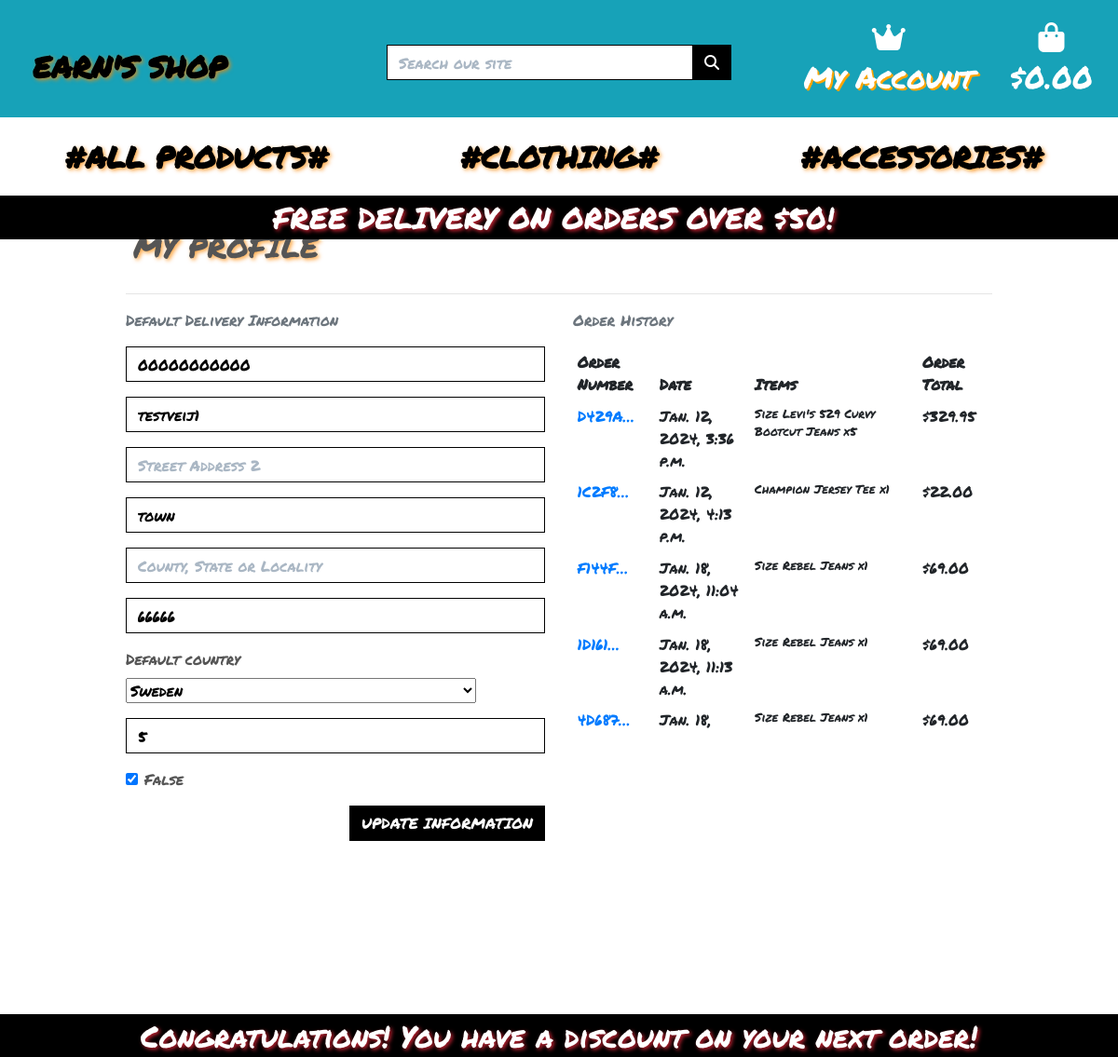
Before: /profile/ (signed in) with the older database file.
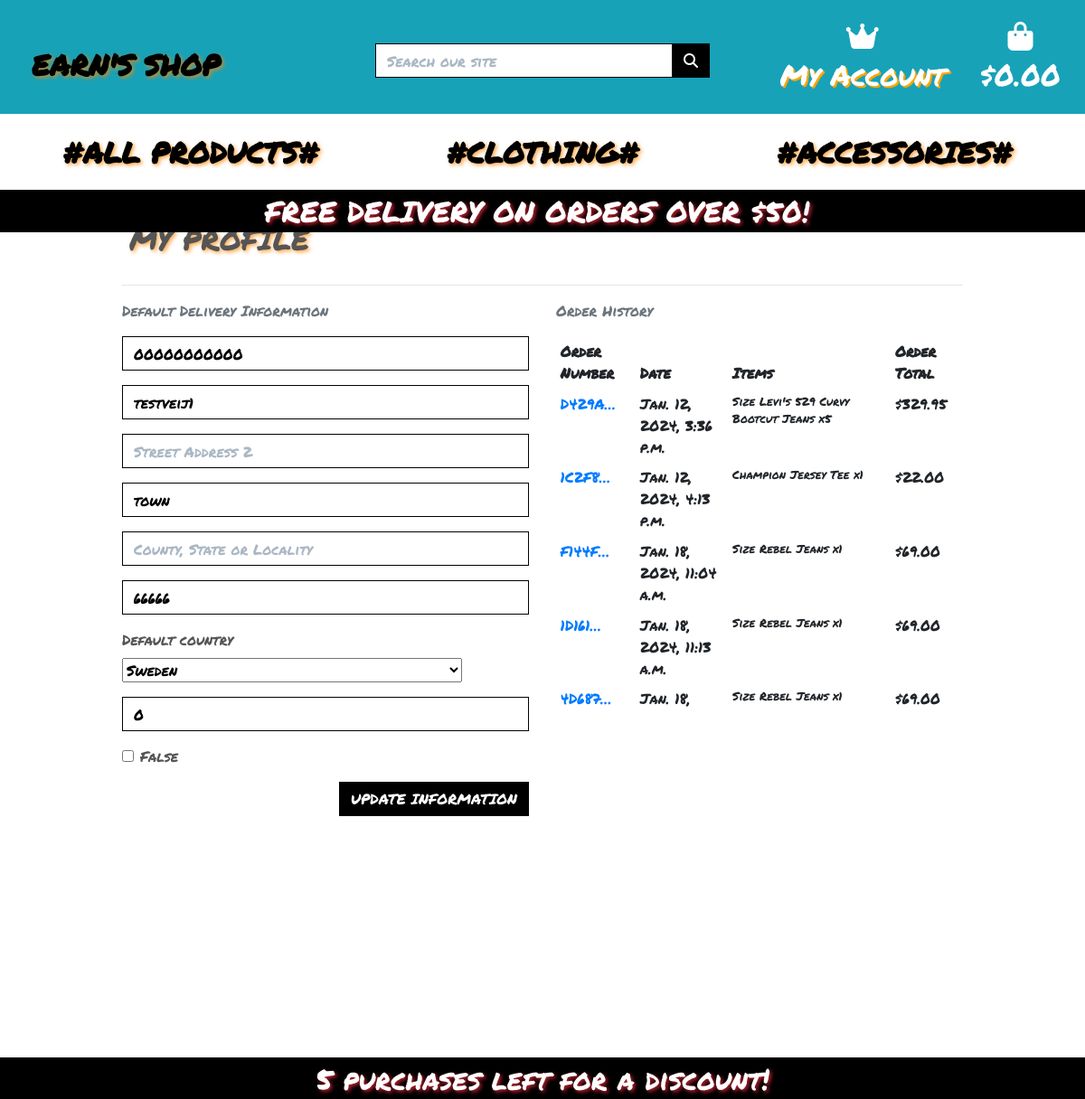
After: the same page with the newer database file.
### profiles/models.py (models this page shows, shortened)
class UserProfile(models.Model):
    user = models.OneToOneField(User, on_delete=models.CASCADE)
    default_phone_number = models.CharField(max_length=20, null=True, blank=True)
    default_street_address1 = models.CharField(max_length=80, null=True, blank=True)
    default_street_address2 = models.CharField(max_length=80, null=True, blank=True)
    default_town_or_city = models.CharField(max_length=40, null=True, blank=True)
    default_county = models.CharField(max_length=80, null=True, blank=True)
    default_postcode = models.CharField(max_length=20, null=True, blank=True)
    default_country = CountryField(blank_label='Country', null=True, blank=True)
    loyalty_purchase_count = models.IntegerField(default=0)
    is_eligible_for_discount = models.BooleanField(default=False)

### checkout/models.py (models this page shows, shortened)
class Order(models.Model):
    order_number = models.CharField(max_length=32, null=False, editable=False)
    user_profile = models.ForeignKey(UserProfile, on_delete=models.SET_NULL,
                                     null=True, blank=True, related_name='orders')
    full_name = models.CharField(max_length=50, null=False, blank=False)
    email = models.EmailField(max_length=254, null=False, blank=False)
    phone_number = models.CharField(max_length=20, null=False, blank=False)
    country = CountryField(blank_label='Country *', null=False, blank=False)
    postcode = models.CharField(max_length=20, null=True, blank=True)
    town_or_city = models.CharField(max_length=40, null=False, blank=False)
    street_address1 = models.CharField(max_length=80, null=False, blank=False)
    street_address2 = models.CharField(max_length=80, null=True, blank=True)
    county = models.CharField(max_length=80, null=True, blank=True)
    date = models.DateTimeField(auto_now_add=True)
    delivery_cost = models.DecimalField(max_digits=6, decimal_places=2, null=False, default=0)
    order_total = models.DecimalField(max_digits=10, decimal_places=2, null=False, default=0)
    grand_total = models.DecimalField(max_digits=10, decimal_places=2, null=False, default=0)
    original_bag = models.TextField(null=False, blank=False, default='')
    stripe_pid = models.CharField(max_length=254, null=False, blank=False, default='')

class OrderLineItem(models.Model):
    order = models.ForeignKey(Order, null=False, blank=False, on_delete=models.CASCADE, related_name='lineitems')
    product = models.ForeignKey(Product, null=False, blank=False, on_delete=models.CASCADE)
    product_size = models.CharField(max_length=2, null=True, blank=True) # XS, S, M, L, XL
    quantity = models.IntegerField(null=False, blank=False, default=0)
    lineitem_total = models.DecimalField(max_digits=6, decimal_places=2, null=False, blank=False, editable=False)

### products/models.py (models this page shows, shortened)
class Product(models.Model):
    category = models.ForeignKey('Category', null=True, blank=True, on_delete=models.SET_NULL)
    sku = models.CharField(max_length=254, null=True, blank=True)
    name = models.CharField(max_length=254)
    description = models.TextField()
    has_sizes = models.BooleanField(default=True, null=True, blank=True)
    price = models.DecimalField(max_digits=6, decimal_places=2)
    rating = models.DecimalField(max_digits=6, decimal_places=2, null=True, blank=True)
    image_url = models.URLField(max_length=1024, null=True, blank=True)
    image = models.ImageField(null=True, blank=True)

### profiles/views.py (the view)
# urls.py: path('profile/', include('profiles.urls')),
@login_required
def profile(request):
    profile = get_object_or_404(UserProfile, user=request.user)
    if request.method == 'POST':
        form = UserProfileForm(request.POST, instance=profile)
        if form.is_valid():
            form.save()
            messages.success(request, 'Profile updated successfully')
        else:
            messages.error(request, 'Update failed. Please ensure the form is valid.')
    else:
        form = UserProfileForm(instance=profile)
    orders = profile.orders.all()
    template = 'profiles/profile.html'
    context = {
        'form': form,
        'orders': orders,
        'on_profile_page': True
    }
    return render(request, template, context)

### profiles/templates/profiles/profile.html (shortened to what this page needs)
{% extends "base.html" %}
{% load static %}
{% block extra_css %}
    <link rel="stylesheet" href="{% static 'profiles/css/profile.css' %}">
{% endblock %}
{% block page_header %}
    <div class="container header-container">
    </div>
{% endblock %}
{% block content %}
    <div class="overlay"></div>
    <div class="container">
        <div class="row">
            <div class="col">
                <h2 class="logo-font mb-4">My Profile</h2>
                <hr>
            </div>
        </div>
        <div class="row">
            <div class="col-12 col-lg-6">
                <p class="text-muted">Default Delivery Information</p>
                <form class="mt-3" action="{% url 'profile' %}" method="POST" id="profile-update-form">
                    {{ form|crispy }}
                    <button class="btn btn-black rounded-0 text-uppercase float-right">Update Information</button>
                </form>
            </div>
            <div class="col-12 col-lg-6">
                <p class="text-muted">Order History</p>
                <div class="order-history table-responsive">
                    <table class="table table-sm table-borderless">
                        <thead>
                            <tr>
                                <th>Order Number</th>
                                <th>Date</th>
                                <th>Items</th>
                                <th>Order Total</th>
                            </tr>
                        </thead>
                        <tbody>
                            {% for order in orders %}
                                <tr>
                                    <td>
                                        <a href="{% url 'order_history' order.order_number %}"
                                        title="{{ order.order_number }}">
                                            {{ order.order_number|truncatechars:6 }}
                                        </a>
                                    </td>
                                    <td>{{ order.date }}</td>
                                    <td>
                                        <ul class="list-unstyled">
                                            {% for item in order.lineitems.all %}
                                                <li class="small">
                                                    {% if item.product.has_sizes %}
                                                        Size {{ item.product.size|upper }}
                                                    {% endif %}{{ item.product.name }} x{{ item.quantity }}
                                                </li>
                                            {% endfor %}
                                        </ul>
                                    </td>
                                    <td>${{ order.grand_total }}</td>
                                </tr>
                            {% endfor %}
                        </tbody>
                    </table>
                </div>
            </div>
        </div>
{% endblock %}

### templates/base.html (shortened to what this page needs)
{% load static %}
<!doctype html>
<html lang="en">
<head>
    {% block corecss %}
        <link rel="stylesheet" href="https://stackpath.bootstrapcdn.com/bootstrap/4.4.1/css/bootstrap.min.css">
        <link rel="stylesheet" href="{% static 'css/base.css' %}">
    {% endblock %}
    {% block extra_css %}
    {% endblock %}
</head>
<body style="font-family: 'Permanent marker'; background: url('/media/backgroundpic5.png') no-repeat center center fixed; background-size: cover; color: #555;">
<header class="container-fluid fixed-top">
    <div id="topnav" class="row bg-info pt-lg-2 d-lg-flex">
        <div class="col-12 col-md-4 my-auto text-center">
            <a href="{% url 'home' %}" class="nav-link main-logo-link">
                <h2 class="logo-font text-black my-0" style="font-family: 'Permanent Marker', cursive;"><strong>Earn's Shop</strong></h2>
            </a>
        </div>
        <div class="col-12 col-md-4 my-auto py-lg-0">
            <form method="GET" action="{% url 'products' %}">
                <div class="input-group w-100">
                    <input class="form-control border border-black rounded-0" type="text" name="q" placeholder="Search our site">
                    <div class="input-group-append">
                        <button class="form-control btn btn-black border border-black rounded-0" type="submit">
                            <span class="icon">
                                <i class="fas fa-search"></i>
                            </span>
                        </button>
                    </div>
                </div>
            </form>
        </div>
        <div class="col-12 col-md-4 my-auto py-lg-0 d-none d-lg-block">
            <ul class="list-inline list-unstyled text-center text-lg-right my-0">
                <li class="list-inline-item dropdown">
                    <a class="text-white nav-link" href="#" id="user-options" data-toggle="dropdown" aria-haspopup="true" aria-expanded="false">
                        <div class="text-center">
                            {% if request.user.is_authenticated %}
                                <div><i class="fas fa-crown fa-lg logged-in-icon"></i></div>
                                <p class="my-0 logged-in-text">My Account</p>
                            {% else %}
                                <div><i class="fas fa-user-circle fa-lg logged-out-icon"></i></div>
                                <p class="my-0">Login</p>
                            {% endif %}
                        </div>
                    </a>
                </li>
                <li class="list-inline-item">
                    <a class="{% if grand_total %}{% endif %} nav-link" href="{% url 'view_bag' %}">
                        <div class="text-center text-white">
                            <div><i class="fas fa-shopping-bag fa-lg text-white"></i></div>
                            <p class="my-0">
                                {% if grand_total %}
                                    ${{ grand_total|floatformat:2 }}
                                {% else %}
                                    $0.00
                                {% endif %}
                            </p>
                        </div>
                    </a>
                </li>
            </ul>
        </div>
    </div>
    <div class="row bg-white">
        <nav class="navbar navbar-expand-lg navbar-light w-100">
            {% include 'includes/main-nav.html' %}
        </nav>
    </div>
    <div id="delivery-banner" class="row text-center">
        <div class="col bg-black text-white">
            <div class="marquee">
                <h4 class="deli-font my-1 h5-sm">
                    FREE DELIVERY ON ORDERS OVER ${{ free_delivery_threshold }}!&nbsp;
                </h4>
            </div>
        </div>
    </div>
</header>
{% block page_header %}
{% endblock %}
{% block content %}
{% endblock %}
<footer class="footer fixed-bottom bg-black text-white">
    <div id="delivery-banner" class="row text-center">
        <div class="col bg-black text-white">
            <h4 class="deli-font my-1 h5-sm">
                {% if user.is_authenticated %}
                    {% if is_eligible_for_discount %}
                        Congratulations! You have a discount on your next order!
                    {% else %}
                        {{ purchases_left_for_discount }} purchases left for a discount!
                    {% endif %}
                {% endif %}
            </h4>
        </div>
    </div>
</footer>
</body>
</html>

### templates/includes/main-nav.html (shortened to what this page needs)
<div class="collapse navbar-collapse" id="main-nav">
    <ul class="navbar-nav w-100 justify-content-evenly">
        <li class="nav-item dropdown">
            <a class="logo-font font-weight-bold nav-link text-black" href="#" id="all-products-link" data-toggle="dropdown" aria-haspopup="true" aria-expanded="false">
                #All Products#
            </a>
        </li>
        <li class="nav-item dropdown">
            <a class="logo-font font-weight-bold nav-link text-black" href="#" id="clothing-link" data-toggle="dropdown" aria-haspopup="true" aria-expanded="false">
                #Clothing#
            </a>
        </li>
        <li class="nav-item dropdown">
            <a class="logo-font font-weight-bold nav-link text-black" href="#" id="homeware-link" data-toggle="dropdown" aria-haspopup="true" aria-expanded="false">
                #Accessories#
            </a>
        </li>
    </ul>
</div>

Changed rows visible on the page:
changed UserProfile "testveij1": loyalty_purchase_count "5" → "0"; is_eligible_for_discount "☑" → "☐"
Other visible differences:
{{ purchases_left_for_discount }}: (not shown) → "5"
text no longer shown: "Congratulations! You have a discount on your next order!"
text now shown: "purchases left for a discount!"
